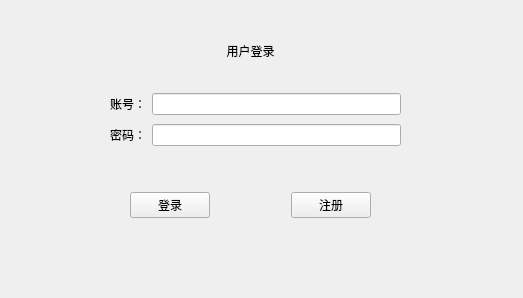
<?xml version="1.0" encoding="UTF-8"?>
<ui version="4.0">
 <class>Widget</class>
 <widget class="QWidget" name="Widget">
  <property name="geometry">
   <rect>
    <x>0</x>
    <y>0</y>
    <width>523</width>
    <height>298</height>
   </rect>
  </property>
  <property name="windowTitle">
   <string>Widget</string>
  </property>
  <widget class="QLabel" name="label">
   <property name="geometry">
    <rect>
     <x>190</x>
     <y>40</y>
     <width>121</width>
     <height>21</height>
    </rect>
   </property>
   <property name="text">
    <string>用户登录</string>
   </property>
   <property name="alignment">
    <set>Qt::AlignCenter</set>
   </property>
  </widget>
  <widget class="QWidget" name="">
   <property name="geometry">
    <rect>
     <x>110</x>
     <y>90</y>
     <width>291</width>
     <height>61</height>
    </rect>
   </property>
   <layout class="QVBoxLayout" name="verticalLayout">
    <item>
     <layout class="QHBoxLayout" name="horizontalLayout">
      <item>
       <widget class="QLabel" name="label_2">
        <property name="text">
         <string>账号：</string>
        </property>
       </widget>
      </item>
      <item>
       <widget class="QLineEdit" name="User_line"/>
      </item>
     </layout>
    </item>
    <item>
     <layout class="QHBoxLayout" name="horizontalLayout_2">
      <item>
       <widget class="QLabel" name="label_3">
        <property name="text">
         <string>密码：</string>
        </property>
       </widget>
      </item>
      <item>
       <widget class="QLineEdit" name="Code_line"/>
      </item>
     </layout>
    </item>
   </layout>
  </widget>
  <widget class="QWidget" name="">
   <property name="geometry">
    <rect>
     <x>130</x>
     <y>190</y>
     <width>241</width>
     <height>31</height>
    </rect>
   </property>
   <layout class="QHBoxLayout" name="horizontalLayout_3">
    <item>
     <widget class="QPushButton" name="Login_btn">
      <property name="text">
       <string>登录</string>
      </property>
     </widget>
    </item>
    <item>
     <spacer name="horizontalSpacer">
      <property name="orientation">
       <enum>Qt::Horizontal</enum>
      </property>
      <property name="sizeHint" stdset="0">
       <size>
        <width>40</width>
        <height>20</height>
       </size>
      </property>
     </spacer>
    </item>
    <item>
     <widget class="QPushButton" name="Register_btn">
      <property name="text">
       <string>注册</string>
      </property>
     </widget>
    </item>
   </layout>
  </widget>
 </widget>
 <resources/>
 <connections/>
</ui>
